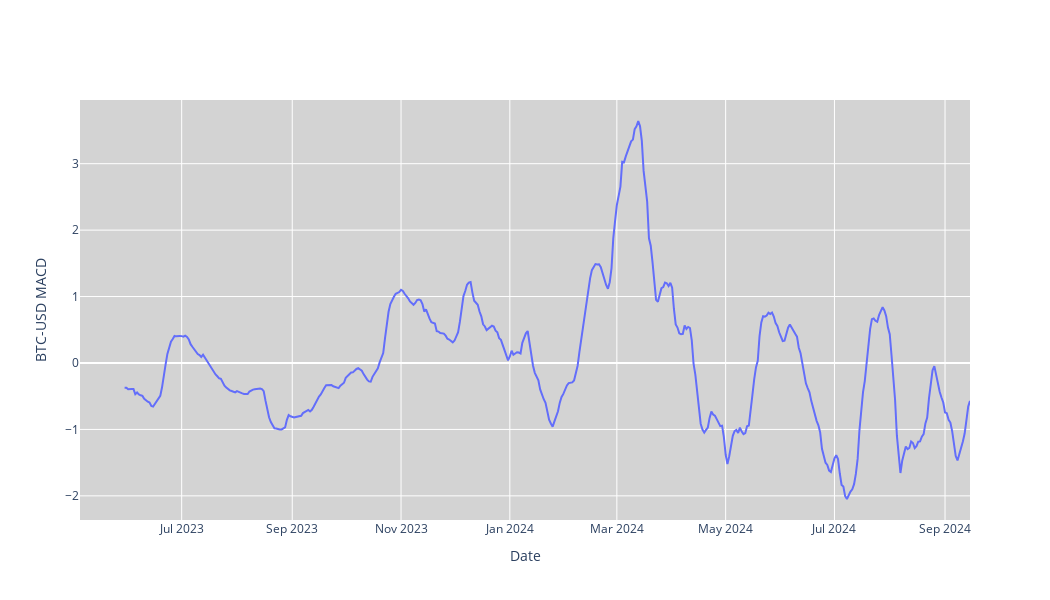

The notebook cell this image was saved under:
### Code cell
#MACD
fig = go.Figure(data=[go.Scatter(x=stock_data.index, y=stock_data['MACD'], mode='lines', name='MACD')])
fig.update_layout(
    xaxis_rangeslider_visible=False,
    yaxis_title=f'{ticker} MACD',
    xaxis_title='Date',
    plot_bgcolor='lightgrey',
    width=1050,
    height=600
)
fig.show()
fig.write_image('./images/MACD.png')

### Figure 1 — Plotly figure (JSON) as saved in the notebook; plotly's stock layout.template omitted (floating-point values rounded to 4 significant figures; data arrays with more than 128 entries replaced by an {"elided": "..."} marker saying what was removed)
{"data": [{"mode": "lines", "name": "MACD", "type": "scatter", "x": {"elided": "500 str values"}, "y": {"elided": "500 float values"}}], "layout": {"height": 600, "plot_bgcolor": "lightgrey", "width": 1050, "xaxis": {"rangeslider": {"visible": false}, "title": {"text": "Date"}}, "yaxis": {"title": {"text": "BTC-USD MACD"}}}}
